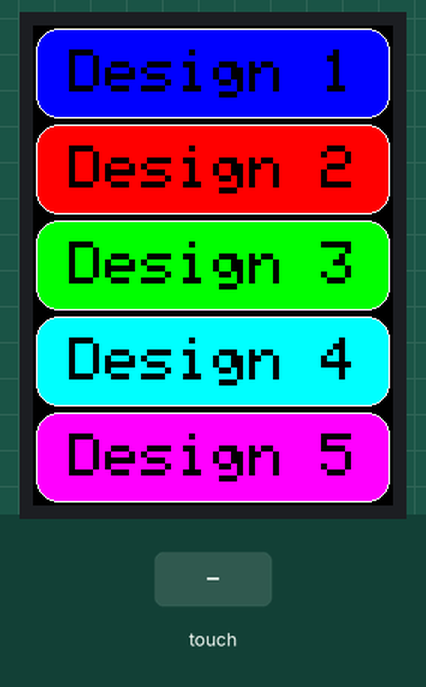
This sketch was run on a simulated Arduino Uno, built with avr-gcc and run on an emulated ATmega328P. On the bench: 240×320 colour display. The inputs (shaded band) are chosen by the test bench. What the sketch prints to the serial monitor is not drawn.

Above: at 1.3 s.
1.4 s: touch panel pressed at 13 % / 70 % of its raw x / y range
At 3.8 s:
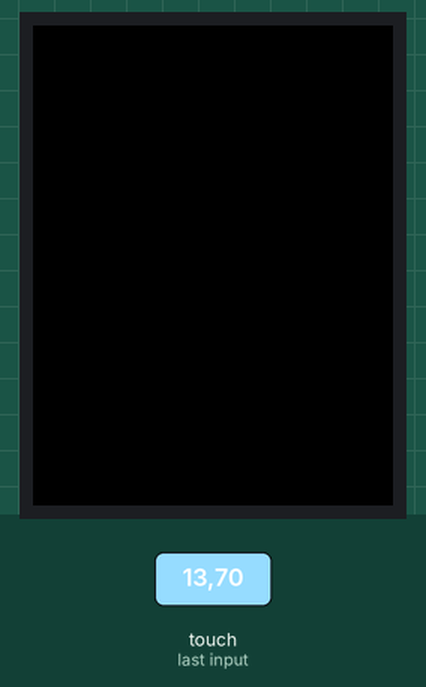
4.4 s: touch panel pressed at 13 % / 10 % of its raw x / y range
At 5.2 s:
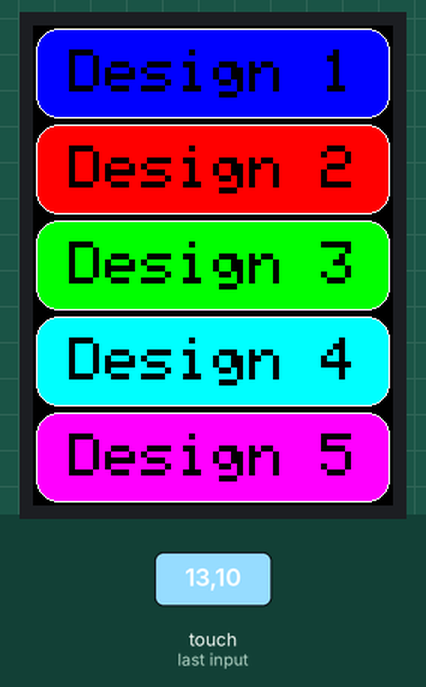
6.0 s: touch panel pressed at 13 % / 30 % of its raw x / y range
At 7.3 s:
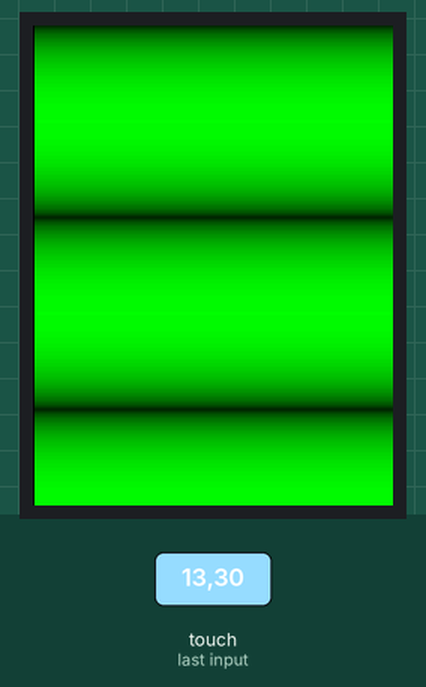
7.7 s: touch panel pressed at 38 % / 10 % of its raw x / y range
At 8.9 s:
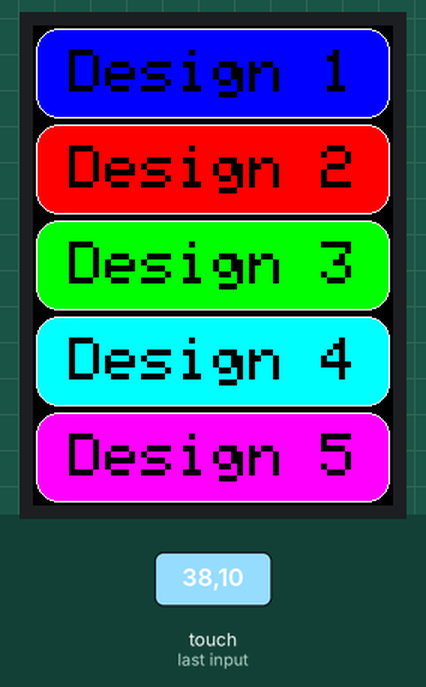
9.3 s: touch panel pressed at 13 % / 50 % of its raw x / y range
At 10.2 s:
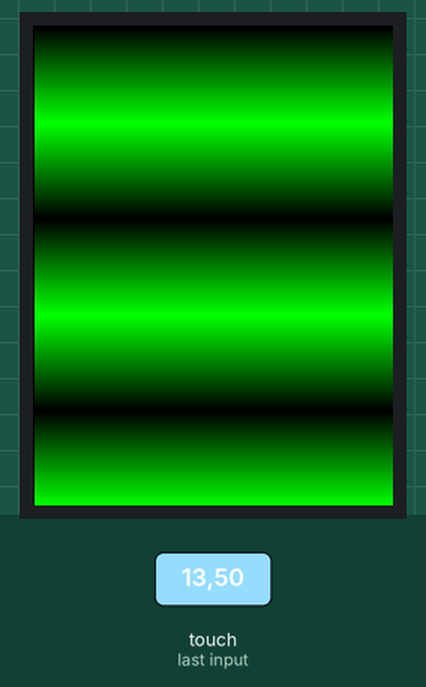
10.9 s: touch panel pressed at 62 % / 10 % of its raw x / y range
At 12.5 s:
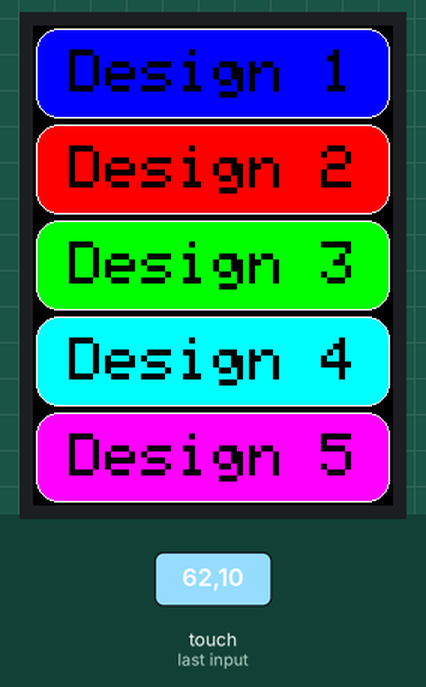
Timing chart, 0 to 13.5 s (numbered marks = the images above; inputs shaded):
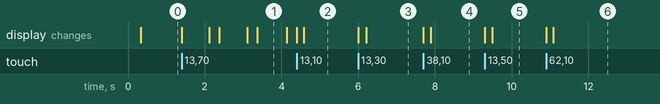

The sketch:

dmenu.ino
```cpp
// IMPORTANT: Adafruit_TFTLCD LIBRARY MUST BE SPECIFICALLY
// CONFIGURED FOR EITHER THE TFT SHIELD OR THE BREAKOUT BOARD.
// SEE RELEVANT COMMENTS IN Adafruit_TFTLCD.h FOR SETUP.
//by Open-Smart Team and Catalex Team
//catalex_inc@163.com
//Store:   http://dx.com
//           https://open-smart.aliexpress.com/store/1199788
//Demo Function: Display graphics, characters
//Arduino IDE: 1.6.5
// Board: Arduino UNO R3, Arduino Mega2560,Arduino Leonardo

// Board:OPEN-SMART UNO R3 5V / 3.3V, Arduino UNO R3, Arduino Mega2560
//3.2INCH TFT:
// https://www.aliexpress.com/store/product/3-2-TFT-LCD-Display-module-Touch-Screen-Shield-board-onboard-temperature-sensor-w-Touch-Pen/1199788_32755473754.html?spm=2114.12010615.0.0.bXDdc3
//OPEN-SMART UNO R3 5V / 3.3V:
// https://www.aliexpress.com/store/product/OPEN-SMART-5V-3-3V-Compatible-UNO-R3-CH340G-ATMEGA328P-Development-Board-with-USB-Cable-for/1199788_32758607490.html?spm=2114.12010615.0.0.ckMTaN


#include <Adafruit_GFX.h>    // Core graphics library
//#include <Adafruit_TFTLCD.h> // Hardware-specific library
#include <MCUFRIEND_kbv.h>
MCUFRIEND_kbv tft;
#include <TouchScreen.h>

//***********************************************//
// If you use OPEN-SMART TFT breakout board                 //
// Reconmmend you to add 5V-3.3V level converting circuit.
// Of course you can use OPEN-SMART UNO Black version with 5V/3.3V power switch,
// you just need switch to 3.3V.
// The control pins for the LCD can be assigned to any digital or
// analog pins...but we'll use the analog pins as this allows us to
//----------------------------------------|
// TFT Breakout  -- Arduino UNO / Mega2560 / OPEN-SMART UNO Black
// GND              -- GND
// 3V3               -- 3.3V
// CS                 -- A3
// RS                 -- A2
// WR                -- A1
// RD                 -- A0
// RST                -- RESET
// LED                -- GND
// DB0                -- 8
// DB1                -- 9
// DB2                -- 10
// DB3                -- 11
// DB4                -- 4
// DB5                -- 13
// DB6                -- 6
// DB7                -- 7

uint8_t YP = A1;  // must be an analog pin, use "An" notation!
uint8_t XM = A2;  // must be an analog pin, use "An" notation!
uint8_t YM = 7;   // can be a digital pin
uint8_t XP = 6;   // can be a digital pin
uint8_t SwapXY = 0;

uint16_t TS_LEFT = 920;
uint16_t TS_RT  = 180;
uint16_t TS_TOP = 960;
uint16_t TS_BOT = 180;
char *name = "Unknown controller";

// For better pressure precision, we need to know the resistance
// between X+ and X- Use any multimeter to read it
// For the one we're using, its 300 ohms across the X plate
TouchScreen ts = TouchScreen(XP, YP, XM, YM, 500);
TSPoint tp;
Adafruit_GFX_Button opt1,opt2,opt3,opt4,opt5;

#define MINPRESSURE 100
#define MAXPRESSURE 6000

#define SWAP(a, b) {uint16_t tmp = a; a = b; b = tmp;}

// Assign human-readable names to some common 16-bit color values:
#define	BLACK   0x0000
#define	BLUE    0x001F
#define	RED     0xF800
#define	GREEN   0x07E0
#define CYAN    0x07FF
#define MAGENTA 0xF81F
#define YELLOW  0xFFE0
#define WHITE   0xFFFF

//Adafruit_TFTLCD tft(LCD_CS, LCD_CD, LCD_WR, LCD_RD, LCD_RESET);
// If using the shield, all control and data lines are fixed, and
// a simpler declaration can optionally be used:
// Adafruit_TFTLCD tft;
int cx = tft.width() / 2;
int cy = tft.height() / 2;
int w = tft.width();
float iv = 1.8;
float x1, y1;
float x2, y2;

void setup(void) {
  Serial.begin(9600);
  Serial.println("Running GRMENU program.");
  tft.begin(0X9327);//to enable ILI9327 driver code
}

void design1(void){
  int j;
  float x3 = 0.0;
  float y3 = 0.0;
  x2 = cx;
  y2 = cy;
  tft.fillScreen(BLACK);
  for(j=0;j<200;j++) {
    x1 = x2;
    y1 = y2;
    x2 = cx + (sin(x3) * (x3 / 2));
    y2 = cy + (cos(y3) * (y3 / 2));
    tft.drawLine(x1, y1, x2, y2, WHITE);
    x3 += iv;
    y3 += iv;
  }
  while (1) {
    digitalWrite(A3,HIGH);
    tp = ts.getPoint();   //tp.x, tp.y are ADC values
    pinMode(XM, OUTPUT);
    pinMode(YP, OUTPUT);
    pinMode(XP, OUTPUT);
    pinMode(YM, OUTPUT);
    if (tp.z > MINPRESSURE && tp.z < MAXPRESSURE) break;
  }
}

void design2(void) {
  while (1) {
    int j;
    float x3 = 0.0;
    float y3 = 0.0;
    x2 = cx;
    y2 = cy;
    tft.fillScreen(BLACK);
    for(j=0;j<200;j++) {
      x1 = x2;
      y1 = y2;
      x2 = cx + (sin(x3) * (x3 / iv));
      y2 = cy + (cos(y3) * (y3 / iv));
      if (j & 1) tft.drawLine(x1, y1, x2, y2, BLUE);
         else tft.drawLine(x1, y1, x2, y2, GREEN);
      x3 += iv;
      y3 += iv;
    }
    //delay(1000);
    for (j=0;j<1000;j++) {
      digitalWrite(A3,HIGH);
      tp = ts.getPoint();   //tp.x, tp.y are ADC values
      pinMode(XM, OUTPUT);
      pinMode(YP, OUTPUT);
      pinMode(XP, OUTPUT);
      pinMode(YM, OUTPUT);
      if (tp.z > MINPRESSURE && tp.z < MAXPRESSURE) break;
    }
    if (j==1000) iv += .1; else break;
  }
}

void design3(void) {
  int j,k;
  tft.fillScreen(BLACK);
  for(j=0;j<3;j++) {
    for(k=0;k<64;k++)
       tft.drawLine(1,k+(j*128)+1,w,k+(j*128)+1,k<<5);
    for(k=0;k<64;k++)
       tft.drawLine(1,k+(j*128)+65,w,k+(j*128)+65,0x7E0-(k<<5));
  }
  while (1) {
    digitalWrite(A3,HIGH);
    tp = ts.getPoint();   //tp.x, tp.y are ADC values
    pinMode(XM, OUTPUT);
    pinMode(YP, OUTPUT);
    pinMode(XP, OUTPUT);
    pinMode(YM, OUTPUT);
    if (tp.z > MINPRESSURE && tp.z < MAXPRESSURE) break;
  }
}

void design4(void) {
  int j, x;
  int y;
  tft.fillScreen(BLACK);
  for(j=0;j<3;j++) {
    for(x=0;x<64;x++) {
       y = sqrt(4096 - pow(x, 2)) - 1;
       tft.drawLine(1,63-x+(j*128),w,63-x+(j*128),y<<5);
    }
    for(x=0;x<64;x++) {
       y = sqrt(4096 - pow(x, 2)) - 1;
       tft.drawLine(1,64+x+(j*128),w,64+x+(j*128),y<<5);
    }
  }
  while (1) {
    digitalWrite(A3,HIGH);
    tp = ts.getPoint();   //tp.x, tp.y are ADC values
    pinMode(XM, OUTPUT);
    pinMode(YP, OUTPUT);
    pinMode(XP, OUTPUT);
    pinMode(YM, OUTPUT);
    if (tp.z > MINPRESSURE && tp.z < MAXPRESSURE) break;
  }
}

void design5(void) {
  int j;
  tft.fillScreen(BLACK);
  for(j=0;j<32;j++) tft.drawLine(0, j, w, j, tft.color565(0,0,j<<3));
  for(j=0;j<32;j++) tft.drawLine(0, j+32, w, j+32, tft.color565(0,j<<3,248-(j<<3)));
  for(j=0;j<32;j++) tft.drawLine(0, j+64, w, j+64, tft.color565(0,248,j<<3));
  for(j=0;j<32;j++) tft.drawLine(0, j+96, w, j+96, tft.color565(j<<3,248-(j<<3),248-(j<<3)));
  for(j=0;j<32;j++) tft.drawLine(0, j+128, w, j+128, tft.color565(248,0,j<<3));
  for(j=0;j<32;j++) tft.drawLine(0, j+160, w, j+160, tft.color565(248,j<<3,248-(j<<3)));
  for(j=0;j<32;j++) tft.drawLine(0, j+192, w, j+192, tft.color565(248,248,j<<3));
  for(j=0;j<32;j++) tft.drawLine(0, j+224, w, j+224, tft.color565(248-(j<<3),248-(j<<3),248-(j<<3)));
  while (1) {
    digitalWrite(A3,HIGH);
    tp = ts.getPoint();   //tp.x, tp.y are ADC values
    pinMode(XM, OUTPUT);
    pinMode(YP, OUTPUT);
    pinMode(XP, OUTPUT);
    pinMode(YM, OUTPUT);
    if (tp.z > MINPRESSURE && tp.z < MAXPRESSURE) break;
  }
}

void loop(void) {
  uint16_t xpos, ypos;  //screen coordinates
  tft.fillScreen(BLACK);
  opt1.initButton(&tft,  cx, 32, w-4, 60, WHITE, BLUE, BLACK, "Design 1", 4);
  opt1.drawButton(false);
  opt2.initButton(&tft,  cx, 96, w-4, 60, WHITE, RED, BLACK, "Design 2", 4);
  opt2.drawButton(false);
  opt3.initButton(&tft,  cx, 160, w-4, 60, WHITE, GREEN, BLACK, "Design 3", 4);
  opt3.drawButton(false);
  opt4.initButton(&tft,  cx, 224, w-4, 60, WHITE, CYAN, BLACK, "Design 4", 4);
  opt4.drawButton(false);
  opt5.initButton(&tft,  cx, 288, w-4, 60, WHITE, MAGENTA, BLACK, "Design 5", 4);
  opt5.drawButton(false);
  while (1) {
    digitalWrite(A3,HIGH);
    tp = ts.getPoint();   //tp.x, tp.y are ADC values
    pinMode(XM, OUTPUT);
    pinMode(YP, OUTPUT);
    pinMode(XP, OUTPUT);
    pinMode(YM, OUTPUT);
    if (tp.z > MINPRESSURE && tp.z < MAXPRESSURE) {
        xpos = map(tp.x, TS_LEFT, TS_RT, 0, tft.width());
        ypos = map(tp.y, TS_TOP, TS_BOT, 0, tft.height());
        if (ypos>0 && ypos<80) {
          design1();
          break;
        }
        if (opt2.contains(xpos,ypos)) {
          design2();
          break;
        }
        if (opt3.contains(xpos,ypos)) {
          design3();
          break;
        }
        if (opt4.contains(xpos,ypos)) {
          design4();
          break;
        }
        if (opt5.contains(xpos,ypos)) {
          design5();
          break;
        }
    }
  }
}
```

Measured:
- after the input at 1.4 s, the display: changes at once (image 1)
- after the input at 4.4 s, the display: first differs from a run without the input after 0.19 s (image 2)
- after the input at 6.0 s, the display: first changes at once (image 3 shows a later state)
- after the input at 7.7 s, the display: first changes at once (image 4 shows a later state)
- after the input at 9.3 s, the display: first changes at once (image 5 shows a later state)
- after the input at 10.9 s, the display: first changes at once (image 6 shows a later state)
- what the display in image 1 shows lasts 0.7 s, from 3.4 s to 4.1 s
